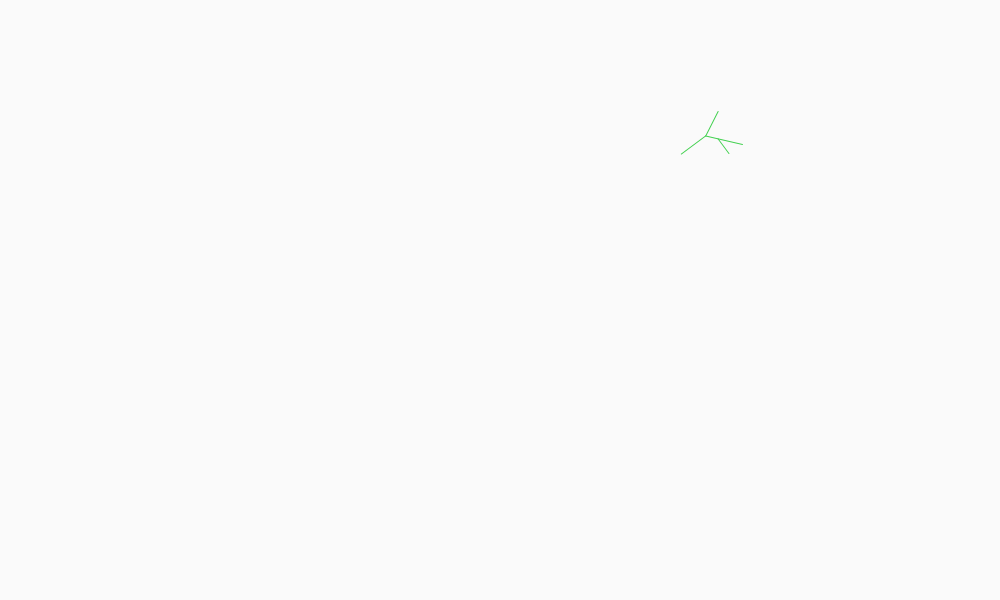
Frame 1 (no input)
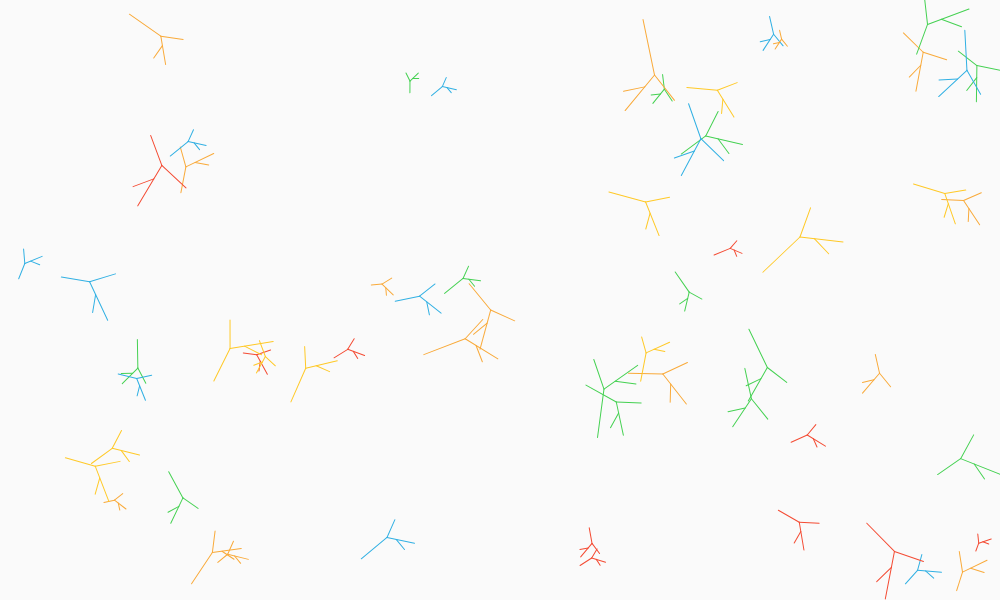
Frame 60 (no input)
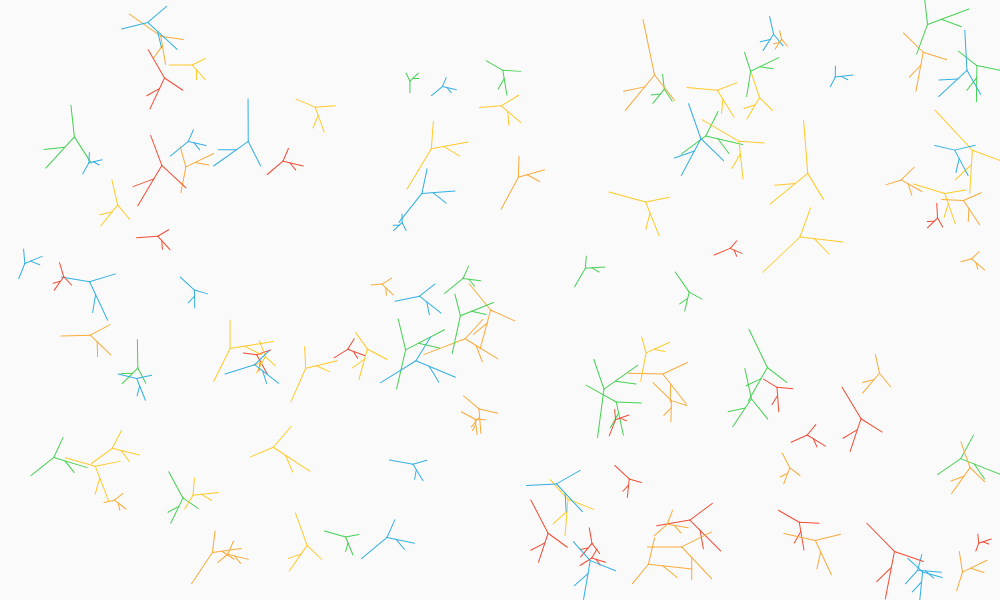
Frame 120 (the mouse pressed at the canvas centre since frame 60)

The p5.js sketch that drew these frames (run headless with seeded random() and noise() and a simulated clock; from frame 60 on, the mouse is pressed at the canvas centre):

// p5.js sketch
// ── sketch.js
var dot = {
  x: 100,
  y: 50,
  size: 24,
  leftBranchX: 100 - 24,
  leftBranchY: -24,
  rightBranchX: 24,
  lefttBranchY: -24
}

var col = [
  "#f44b33",//red
  "#FFC927",//green
  "#31b0e3",//blue
  "#F9AA3A",//orange
  "#45D152"//yellow
]

function setup() {
  createCanvas(1000, 600);
  background(250);
}

function draw() {
  dot.x = random(20, width - 20);
  dot.y = random(20, height - 20);
  dot.size = random(8, 30);
  leftBranchX = - dot.size / 2;
  leftBranchY = - dot.size;
  rightBranchX = dot.size * random(1, 1.5);
  rightBranchY = - dot.size;
  noFill();
  var colNumber = Math.floor(random(0,5));
  stroke(col[colNumber]);
  
  push();
  translate(dot.x, dot.y);
  var rotateAngle = random(0, PI);
  rotate(rotateAngle);
  
  //main branch
  line(0, 0, 0, dot.size * random(1, 2));

  line(0, 0, - dot.size / 2, leftBranchY);
  line(0, 0, rightBranchX, rightBranchY);
  line(rightBranchX * 1 / 3, rightBranchY * 1 / 3, rightBranchX * 1 / 3 + dot.size *3 / 4, rightBranchY * 1 / 3);

  pop();
}
